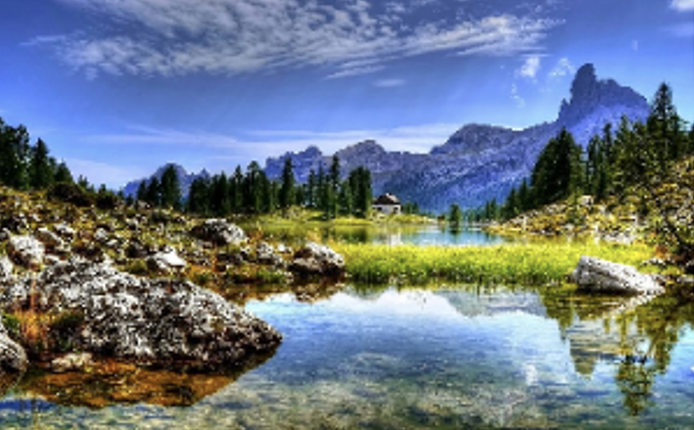
#> input picture nature.png, 694 x 430 px
$ python color_quantization.py
#> lines starting #> are read from the running program, lines starting #| are printed output that depends on the picture
# Tom Kazakov
# RBE 549 Lab 10: Color quantization using K-Means clustering

import cv2
import numpy as np
import matplotlib.pyplot as plt

IMAGE_PATH = "nature.png"
K_VALUES = [2, 3, 5, 10, 20, 40]
CRITERIA = (cv2.TERM_CRITERIA_EPS + cv2.TERM_CRITERIA_MAX_ITER, 10, 1.0)
ATTEMPTS = 10
FLAGS = cv2.KMEANS_RANDOM_CENTERS


def quantize(image, k):
    """Apply K-Means color quantization with k clusters."""
    pixels = image.reshape(-1, 3).astype(np.float32)
    _, labels, centers = cv2.kmeans(pixels, k, None, CRITERIA, ATTEMPTS, FLAGS)
    quantized = centers[labels.flatten()].astype(np.uint8)
    return quantized.reshape(image.shape)


if __name__ == "__main__":
    image = cv2.imread(IMAGE_PATH)
#> image is the input picture: shape (430, 694, 3); mean B, G, R 133.2, 119.8, 107.1
    if image is None:
        raise FileNotFoundError(f"Cannot load {IMAGE_PATH}")

    image_rgb = cv2.cvtColor(image, cv2.COLOR_BGR2RGB)

    fig, axes = plt.subplots(2, 3, figsize=(14, 8))
    for ax, k in zip(axes.flat, K_VALUES):
        quantized = quantize(image, k)
        quantized_rgb = cv2.cvtColor(quantized, cv2.COLOR_BGR2RGB)
        ax.imshow(quantized_rgb)
        ax.set_title(f"k = {k}")
        ax.axis("off")
        print(f"k={k}: done")
#> this loop made 6 passes
#> centers in quantize on pass 1: [[185.5, 150.8, 129.7], [47.88, 69.37, 70.27]]
#> pass 1, `quantized = quantize(image, k)`:
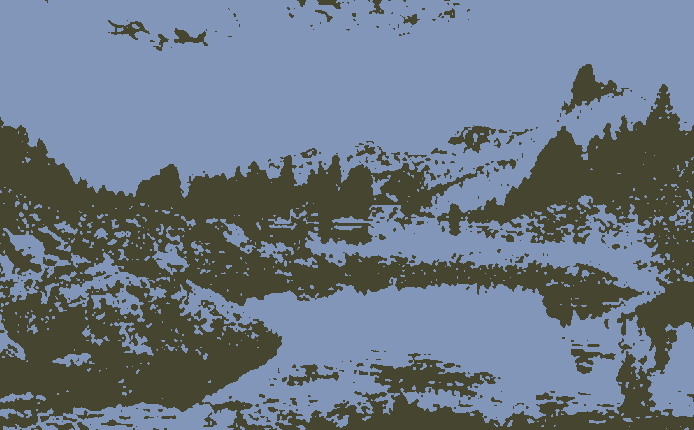
#> quantized: shape (430, 694, 3); mean B, G, R 132.5, 119.2, 106.6
#> pass 2, `quantized = quantize(image, k)`:
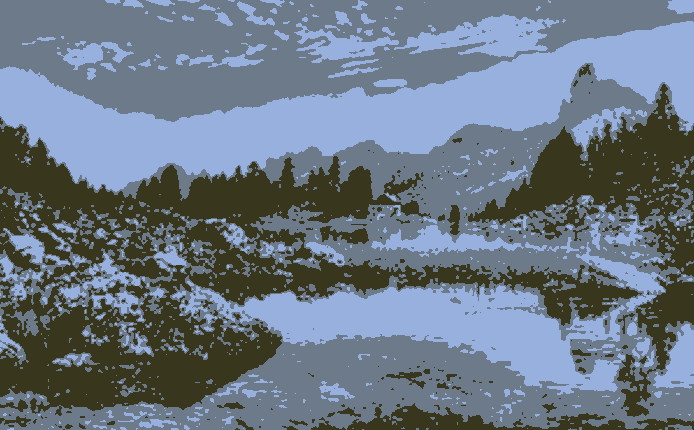
#> quantized: shape (430, 694, 3); mean B, G, R 132.7, 119.3, 106.7
#> after the loop:
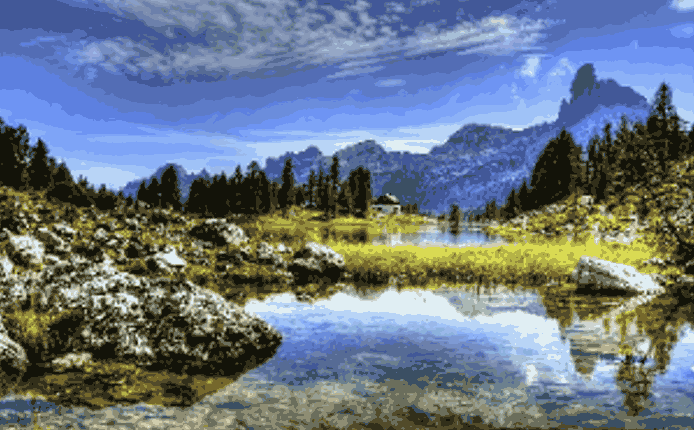
#> quantized: shape (430, 694, 3); mean B, G, R 132.8, 119.3, 106.7

    plt.suptitle("Color Quantization (K-Means)", fontsize=14)
    plt.tight_layout()
    plt.savefig("color_quantization.png", dpi=150)
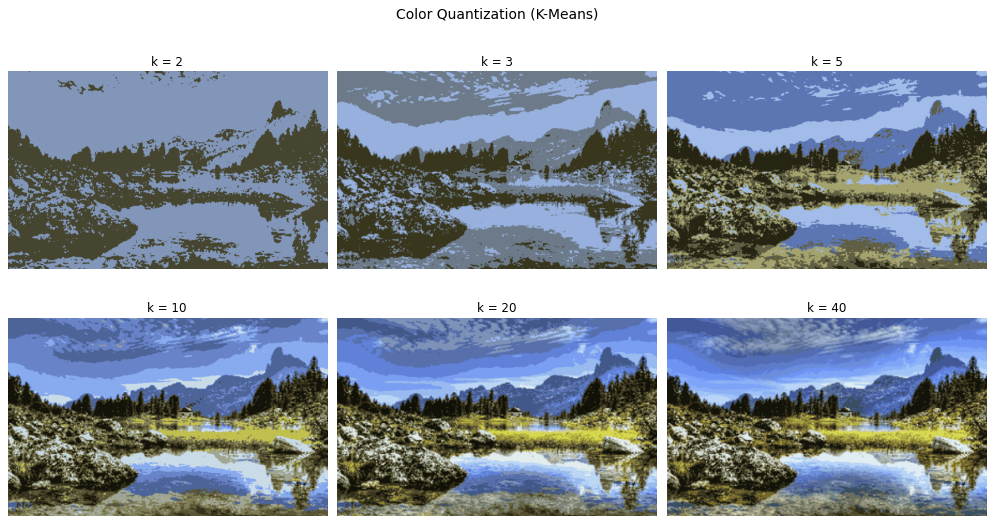
#> figure drawn by matplotlib, 6 panels
    plt.show()
